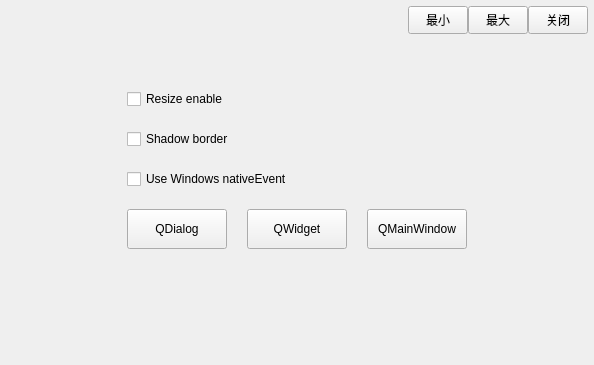
<?xml version="1.0" encoding="UTF-8"?>
<ui version="4.0">
 <class>Widget</class>
 <widget class="QWidget" name="Widget">
  <property name="geometry">
   <rect>
    <x>0</x>
    <y>0</y>
    <width>594</width>
    <height>365</height>
   </rect>
  </property>
  <property name="windowTitle">
   <string>Form</string>
  </property>
  <layout class="QVBoxLayout" name="verticalLayout">
   <property name="spacing">
    <number>0</number>
   </property>
   <property name="leftMargin">
    <number>0</number>
   </property>
   <property name="topMargin">
    <number>0</number>
   </property>
   <property name="rightMargin">
    <number>0</number>
   </property>
   <property name="bottomMargin">
    <number>0</number>
   </property>
   <item>
    <widget class="QWidget" name="titleBar" native="true">
     <property name="sizePolicy">
      <sizepolicy hsizetype="Preferred" vsizetype="Fixed">
       <horstretch>0</horstretch>
       <verstretch>0</verstretch>
      </sizepolicy>
     </property>
     <property name="minimumSize">
      <size>
       <width>0</width>
       <height>40</height>
      </size>
     </property>
     <layout class="QHBoxLayout" name="horizontalLayout_2">
      <property name="spacing">
       <number>0</number>
      </property>
      <property name="topMargin">
       <number>0</number>
      </property>
      <property name="rightMargin">
       <number>6</number>
      </property>
      <property name="bottomMargin">
       <number>0</number>
      </property>
      <item>
       <widget class="QLabel" name="labTitle">
        <property name="sizePolicy">
         <sizepolicy hsizetype="Expanding" vsizetype="Expanding">
          <horstretch>0</horstretch>
          <verstretch>0</verstretch>
         </sizepolicy>
        </property>
       </widget>
      </item>
      <item>
       <widget class="QWidget" name="widgetMenu" native="true">
        <property name="sizePolicy">
         <sizepolicy hsizetype="Preferred" vsizetype="Fixed">
          <horstretch>0</horstretch>
          <verstretch>0</verstretch>
         </sizepolicy>
        </property>
        <property name="maximumSize">
         <size>
          <width>16777215</width>
          <height>28</height>
         </size>
        </property>
        <layout class="QHBoxLayout" name="horizontalLayout">
         <property name="spacing">
          <number>0</number>
         </property>
         <property name="leftMargin">
          <number>0</number>
         </property>
         <property name="topMargin">
          <number>0</number>
         </property>
         <property name="rightMargin">
          <number>0</number>
         </property>
         <property name="bottomMargin">
          <number>0</number>
         </property>
         <item>
          <widget class="QPushButton" name="btnMenu_Min">
           <property name="sizePolicy">
            <sizepolicy hsizetype="Minimum" vsizetype="Expanding">
             <horstretch>0</horstretch>
             <verstretch>0</verstretch>
            </sizepolicy>
           </property>
           <property name="minimumSize">
            <size>
             <width>60</width>
             <height>0</height>
            </size>
           </property>
           <property name="maximumSize">
            <size>
             <width>60</width>
             <height>16777215</height>
            </size>
           </property>
           <property name="cursor">
            <cursorShape>ArrowCursor</cursorShape>
           </property>
           <property name="focusPolicy">
            <enum>Qt::NoFocus</enum>
           </property>
           <property name="toolTip">
            <string>最小化</string>
           </property>
           <property name="text">
            <string>最小</string>
           </property>
          </widget>
         </item>
         <item>
          <widget class="QPushButton" name="btnMenu_Max">
           <property name="sizePolicy">
            <sizepolicy hsizetype="Minimum" vsizetype="Expanding">
             <horstretch>0</horstretch>
             <verstretch>0</verstretch>
            </sizepolicy>
           </property>
           <property name="minimumSize">
            <size>
             <width>60</width>
             <height>0</height>
            </size>
           </property>
           <property name="maximumSize">
            <size>
             <width>60</width>
             <height>16777215</height>
            </size>
           </property>
           <property name="focusPolicy">
            <enum>Qt::NoFocus</enum>
           </property>
           <property name="text">
            <string>最大</string>
           </property>
          </widget>
         </item>
         <item>
          <widget class="QPushButton" name="btnMenu_Close">
           <property name="sizePolicy">
            <sizepolicy hsizetype="Minimum" vsizetype="Expanding">
             <horstretch>0</horstretch>
             <verstretch>0</verstretch>
            </sizepolicy>
           </property>
           <property name="minimumSize">
            <size>
             <width>60</width>
             <height>0</height>
            </size>
           </property>
           <property name="maximumSize">
            <size>
             <width>60</width>
             <height>16777215</height>
            </size>
           </property>
           <property name="cursor">
            <cursorShape>ArrowCursor</cursorShape>
           </property>
           <property name="focusPolicy">
            <enum>Qt::NoFocus</enum>
           </property>
           <property name="toolTip">
            <string>关闭</string>
           </property>
           <property name="text">
            <string>关闭</string>
           </property>
          </widget>
         </item>
        </layout>
       </widget>
      </item>
     </layout>
    </widget>
   </item>
   <item>
    <widget class="QWidget" name="widgetMain" native="true">
     <property name="sizePolicy">
      <sizepolicy hsizetype="Preferred" vsizetype="Expanding">
       <horstretch>0</horstretch>
       <verstretch>0</verstretch>
      </sizepolicy>
     </property>
     <layout class="QGridLayout" name="gridLayout">
      <property name="spacing">
       <number>20</number>
      </property>
      <item row="0" column="1">
       <spacer name="verticalSpacer">
        <property name="orientation">
         <enum>Qt::Vertical</enum>
        </property>
        <property name="sizeType">
         <enum>QSizePolicy::Fixed</enum>
        </property>
        <property name="sizeHint" stdset="0">
         <size>
          <width>20</width>
          <height>40</height>
         </size>
        </property>
       </spacer>
      </item>
      <item row="1" column="1" colspan="3">
       <widget class="QCheckBox" name="checkBox_resizeEnable">
        <property name="text">
         <string>Resize enable</string>
        </property>
       </widget>
      </item>
      <item row="2" column="1" colspan="3">
       <widget class="QCheckBox" name="checkBox_shadowBorder">
        <property name="text">
         <string>Shadow border</string>
        </property>
       </widget>
      </item>
      <item row="3" column="1" colspan="3">
       <widget class="QCheckBox" name="checkBox_winNativeEvent">
        <property name="text">
         <string>Use Windows nativeEvent</string>
        </property>
       </widget>
      </item>
      <item row="4" column="0">
       <spacer name="horizontalSpacer">
        <property name="orientation">
         <enum>Qt::Horizontal</enum>
        </property>
        <property name="sizeHint" stdset="0">
         <size>
          <width>95</width>
          <height>20</height>
         </size>
        </property>
       </spacer>
      </item>
      <item row="4" column="1">
       <widget class="QPushButton" name="pushButton_QDialog">
        <property name="minimumSize">
         <size>
          <width>100</width>
          <height>40</height>
         </size>
        </property>
        <property name="maximumSize">
         <size>
          <width>100</width>
          <height>40</height>
         </size>
        </property>
        <property name="text">
         <string>QDialog</string>
        </property>
       </widget>
      </item>
      <item row="4" column="2">
       <widget class="QPushButton" name="pushButton_QWidget">
        <property name="minimumSize">
         <size>
          <width>100</width>
          <height>40</height>
         </size>
        </property>
        <property name="maximumSize">
         <size>
          <width>100</width>
          <height>40</height>
         </size>
        </property>
        <property name="text">
         <string>QWidget</string>
        </property>
       </widget>
      </item>
      <item row="4" column="3">
       <widget class="QPushButton" name="pushButton_QMainWindow">
        <property name="minimumSize">
         <size>
          <width>100</width>
          <height>40</height>
         </size>
        </property>
        <property name="maximumSize">
         <size>
          <width>100</width>
          <height>40</height>
         </size>
        </property>
        <property name="text">
         <string>QMainWindow</string>
        </property>
       </widget>
      </item>
      <item row="4" column="4">
       <spacer name="horizontalSpacer_2">
        <property name="orientation">
         <enum>Qt::Horizontal</enum>
        </property>
        <property name="sizeHint" stdset="0">
         <size>
          <width>95</width>
          <height>20</height>
         </size>
        </property>
       </spacer>
      </item>
      <item row="5" column="2">
       <spacer name="verticalSpacer_2">
        <property name="orientation">
         <enum>Qt::Vertical</enum>
        </property>
        <property name="sizeHint" stdset="0">
         <size>
          <width>20</width>
          <height>73</height>
         </size>
        </property>
       </spacer>
      </item>
     </layout>
    </widget>
   </item>
  </layout>
 </widget>
 <resources/>
 <connections/>
</ui>
